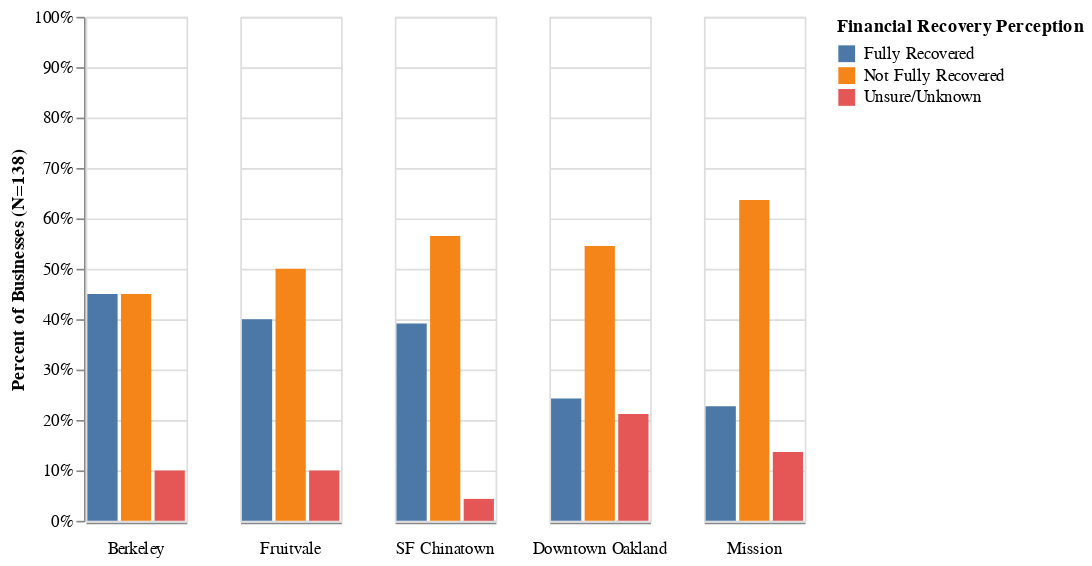

The code cell stored with this chart in its notebook:
### Code cell
neighborhood_order = ['Berkeley', 'Fruitvale', 'SF Chinatown', 'Downtown Oakland', 'Mission']
alt.Chart(df_hood_pct).mark_bar().encode(
    x=alt.X('financial_recovery').title('').axis(labels=False,tickSize=0),
    y=alt.Y('pct_hood').axis(format='%').scale(domain=(0,1)).title('Percent of Businesses (N=138)'),
    color=alt.Color('financial_recovery', sort=financial_order).title('Financial Recovery Perception'),
    order = alt.Order('color_financial_recovery_sort_index:Q'),
    column=alt.Column("neighborhood:N",sort=neighborhood_order, spacing=30, header=alt.Header(titleOrient='bottom', labelOrient='bottom')).title('')
).properties()

### Figure 1 — Vega-Lite specification as saved in the notebook (floating-point values rounded to 4 significant figures)
{"config": {"view": {"continuousWidth": 300, "continuousHeight": 300}}, "data": {"name": "data-1b82bfac2ae3193245913aa4d62aaa66"}, "mark": {"type": "bar"}, "encoding": {"color": {"field": "financial_recovery", "sort": ["Fully Recovered", "Not Fully Recovered", "Unsure/Unknown"], "title": "Financial Recovery Perception", "type": "nominal"}, "column": {"field": "neighborhood", "header": {"labelOrient": "bottom", "titleOrient": "bottom"}, "sort": ["Berkeley", "Fruitvale", "SF Chinatown", "Downtown Oakland", "Mission"], "spacing": 30, "title": "", "type": "nominal"}, "order": {"field": "color_financial_recovery_sort_index", "type": "quantitative"}, "x": {"axis": {"labels": false, "tickSize": 0}, "field": "financial_recovery", "title": "", "type": "nominal"}, "y": {"axis": {"format": "%"}, "field": "pct_hood", "scale": {"domain": [0, 1]}, "title": "Percent of Businesses (N=138)", "type": "quantitative"}}, "$schema": "https://vega.github.io/schema/vega-lite/v5.20.1.json", "datasets": {"data-1b82bfac2ae3193245913aa4d62aaa66": [{"financial_recovery": "Fully Recovered", "neighborhood": "Berkeley", "counts": 18, "pct_hood": 0.45}, {"financial_recovery": "Fully Recovered", "neighborhood": "Downtown Oakland", "counts": 8, "pct_hood": 0.2424}, {"financial_recovery": "Fully Recovered", "neighborhood": "Fruitvale", "counts": 8, "pct_hood": 0.4}, {"financial_recovery": "Fully Recovered", "neighborhood": "Mission", "counts": 5, "pct_hood": 0.2273}, {"financial_recovery": "Fully Recovered", "neighborhood": "SF Chinatown", "counts": 9, "pct_hood": 0.3913}, {"financial_recovery": "Not Fully Recovered", "neighborhood": "Berkeley", "counts": 18, "pct_hood": 0.45}, {"financial_recovery": "Not Fully Recovered", "neighborhood": "Downtown Oakland", "counts": 18, "pct_hood": 0.5455}, {"financial_recovery": "Not Fully Recovered", "neighborhood": "Fruitvale", "counts": 10, "pct_hood": 0.5}, {"financial_recovery": "Not Fully Recovered", "neighborhood": "Mission", "counts": 14, "pct_hood": 0.6364}, {"financial_recovery": "Not Fully Recovered", "neighborhood": "SF Chinatown", "counts": 13, "pct_hood": 0.5652}, {"financial_recovery": "Unsure/Unknown", "neighborhood": "Berkeley", "counts": 4, "pct_hood": 0.1}, {"financial_recovery": "Unsure/Unknown", "neighborhood": "Downtown Oakland", "counts": 7, "pct_hood": 0.2121}, {"financial_recovery": "Unsure/Unknown", "neighborhood": "Fruitvale", "counts": 2, "pct_hood": 0.1}, {"financial_recovery": "Unsure/Unknown", "neighborhood": "Mission", "counts": 3, "pct_hood": 0.1364}, {"financial_recovery": "Unsure/Unknown", "neighborhood": "SF Chinatown", "counts": 1, "pct_hood": 0.04348}]}}
